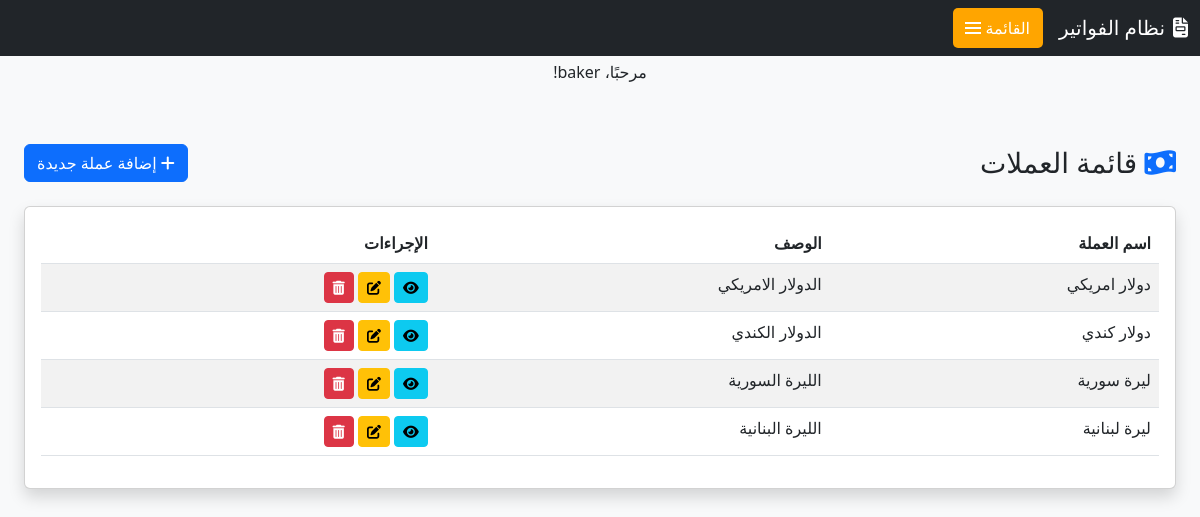
Screenshot of /invoice/currency/ (signed in) with the database file from the repository.
### invoice/models.py (models this page shows, shortened)
class Currency(models.Model):
    currency_name = models.CharField(max_length=100, verbose_name=_("العملة"))
    description = models.TextField(blank=True, null=True, verbose_name=_("البيان"))
    class Meta:
        verbose_name = _('العملة')
        verbose_name_plural = _('العملات')

### invoice/views.py (the view)
# urls.py: path('currency/', CurrencyListView.as_view(), name='currency_list'),
class CurrencyListView(LoginRequiredMixin, ListView):
    model = Currency
    template_name = 'currency/currency_list.html'
    context_object_name = 'currencies'  # تغيير الاسم ليكون أكثر وضوحاً (جمع)
    paginate_by = 10  # ترقيم الصفحات
    def get_queryset(self):
        return super().get_queryset().order_by('currency_name')

### templates/currency/currency_list.html (shortened to what this page needs)
{% extends 'base.html' %}
{% load static i18n %}
{% block content %}
<div class="container-fluid py-4">
    <div class="row mb-4">
        <div class="col-12">
            <div class="d-flex justify-content-between align-items-center">
                <h1 class="h3 mb-0 text-gray-800">
                    <i class="fas fa-money-bill-wave text-primary mr-2"></i>
                    {% trans "قائمة العملات" %}
                </h1>
                <a href="{% url 'currency_create' %}" class="btn btn-primary">
                    <i class="fas fa-plus mr-2"></i>
                    {% trans "إضافة عملة جديدة" %}
                </a>
            </div>
        </div>
    </div>
    <div class="card shadow mb-4 currency-card">
        <div class="card-body">
            <div class="table-responsive">
                <table class="table table-hover table-striped">
                    <thead class="thead-light">
                        <tr>
                            <th>{% trans "اسم العملة" %}</th>
                            <th>{% trans "الوصف" %}</th>
                            <th>{% trans "الإجراءات" %}</th>
                        </tr>
                    </thead>
                    <tbody>
                        {% for currency in currencies %}
                            <tr>
                                <td>{{ currency.currency_name }}</td>
                                <td>{{ currency.description|default:"-"|truncatechars:30 }}</td>
                                <td class="action-btns">
                                    <a href="{% url 'currency_detail' currency.pk %}"
                                       class="btn btn-info btn-sm"
                                       title="{% trans 'عرض التفاصيل' %}">
                                        <i class="fas fa-eye"></i>
                                    </a>
                                    <a href="{% url 'currency_update' currency.pk %}"
                                       class="btn btn-warning btn-sm"
                                       title="{% trans 'تعديل' %}">
                                        <i class="fas fa-edit"></i>
                                    </a>
                                    <a href="{% url 'currency_delete' currency.pk %}"
                                       class="btn btn-danger btn-sm"
                                       title="{% trans 'حذف' %}">
                                        <i class="fas fa-trash-alt"></i>
                                    </a>
                                </td>
                            </tr>
                        {% endfor %}
                    </tbody>
                </table>
            </div>
        </div>
    </div>
</div>
{% endblock %}

### templates/base.html (shortened to what this page needs)
<!DOCTYPE html>
<html lang="ar" dir="rtl">
<head>
    <title>نظام الفواتير</title> <p class="text-center">مرحبًا، {{ user.username }}!</p>
    <link href="https://cdn.jsdelivr.net/npm/bootstrap@5.3.0/dist/css/bootstrap.rtl.min.css" rel="stylesheet">
    <link rel="stylesheet" href="https://cdnjs.cloudflare.com/ajax/libs/font-awesome/6.4.0/css/all.min.css">
    <link rel="stylesheet" href="https://cdn.jsdelivr.net/npm/bootstrap-icons@1.10.0/font/bootstrap-icons.css">
</head>
<body>
    <nav class="navbar navbar-expand-lg navbar-dark bg-dark fixed-top">
        <div class="container-fluid">
            <a class="navbar-brand" href="{% url 'home' %}">
                <i class="fas fa-file-invoice me-2"></i>نظام الفواتير
            </a>
            <button class="navbar-toggler-custom d-flex align-items-center" type="button" data-bs-toggle="offcanvas" data-bs-target="#sidebarNavbar">
                <span class="navbar-toggler-text">القائمة</span>
                <span class="navbar-toggler-icon-custom"></span>
            </button>
        </div>
    </nav>
    <main class="container-fluid">
        {% block content %}
        {% endblock %}
    </main>
</body>
</html>

### templates/base.html (style rules this page uses)
:root { --orange-color: #FFA500; --orange-hover: #e69500; --sidebar-width: 280px; }
body { padding-top: 60px; background-color: #f8f9fa; }
.navbar-toggler-custom { border: none; padding: 0.5rem; color: white; margin-left: auto; background-color: var(--orange-color); border-radius: 5px; }
.navbar-toggler-icon-custom { display: inline-block; width: 1.5em; height: 1.5em; vertical-align: middle; background-repeat: no-repeat; background-size: 100%; }
.navbar-toggler-text { margin-right: 5px; font-size: 1rem; color: white; }
main { min-height: calc(100vh - 60px); padding: 20px; }

### rows the page displays
Currency: currency_name "دولار امريكي", description "الدولار الامريكي"
Currency: currency_name "دولار كندي", description "الدولار الكندي"
Currency: currency_name "ليرة سورية", description "الليرة السورية"
Currency: currency_name "ليرة لبنانية", description "الليرة البنانية"

### other values shown
{{ user.username }} "baker"
